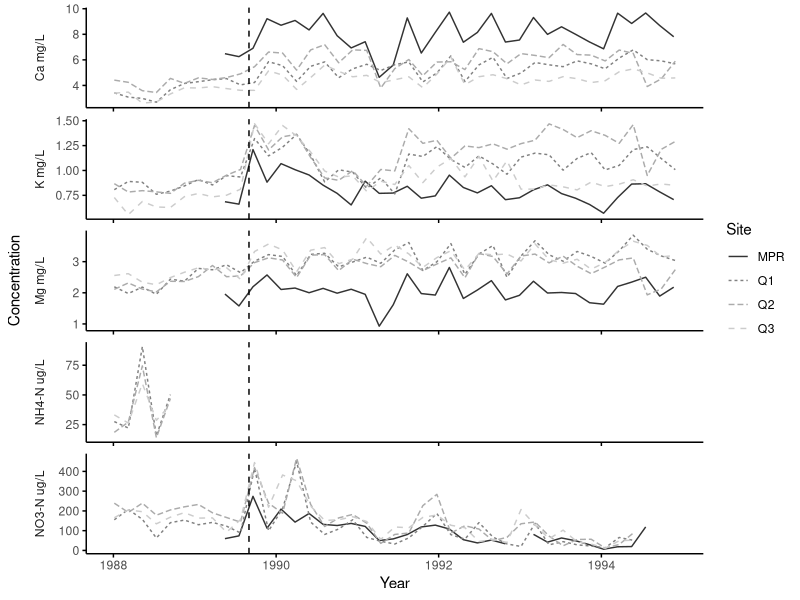
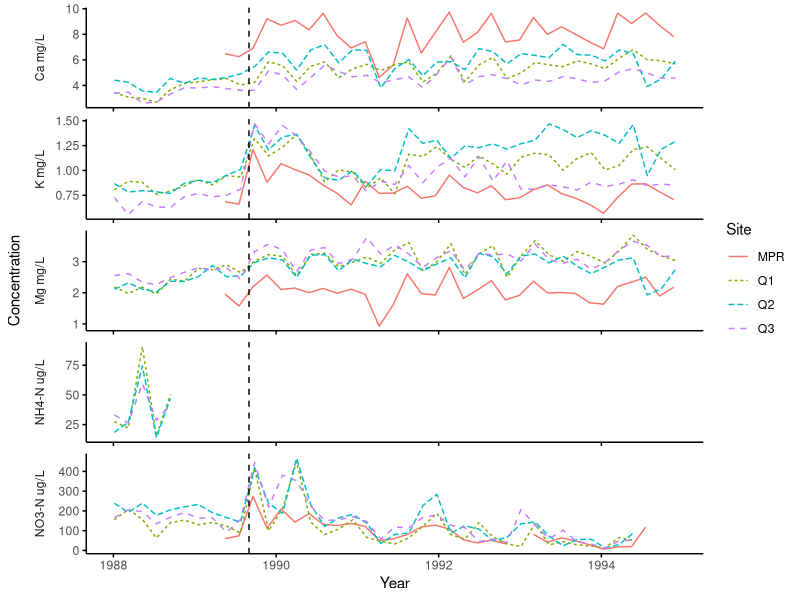

Write R code to recreate these figures, in order.
## ---- chunk 1
#| fig-alt: "Figure of concentrations of calcium, potassium, magnesium, nitrate, and ammonia in four streams in Bisley, Puerto Rico before and after the September 1989 hurricane Hugo.  Concentrations of calcium, potatssium, and nitrate spike immediate after the hurricane. Calcium and potasium remain elevated relative to pre-hurricane levels for serveral years following the hurricane for multiple sites."
library(tidyverse)
#Set readable labels for nutrients
nutrient_labels <- c(
  k_mgl = "K mg/L",
  ca_mgl = "Ca mg/L",
  mg_mgl = "Mg mg/L",
  nh4_n_ugl = "NH4-N ug/L",
  no3_n_ugl = "NO3-N ug/L"
)
#Call the cleaned data file with moving averages created by 1_clean_data.R, housed in output
four_stream_avg_plot <- read_csv("../output/four_stream_avg_long.csv")
#Plot concentration against time, separating by site
ggplot(
  data = four_stream_avg_plot,
  mapping = aes(
    x = window_start,
    y = Concentration,
    color = sample_id,
    linetype = sample_id
  )
) +
  geom_line() +
  #Separate nutrients into individual facets
  facet_grid(
    Nutrient ~ .,
    scales = "free",
    switch = "y",
    labeller = labeller(Nutrient = nutrient_labels),
    axes = "all",
    axis.labels = "all_y",
  ) +
  #Clean up the plot formatting
  labs(color = "Site", linetype = "Site") +
  scale_y_continuous(name = "Concentration") +
  scale_x_date(name = "Year") +
  scale_color_grey() +
  geom_vline(xintercept = as.Date("1989-09-01"), linetype = "dashed") +
  theme(
    panel.background = element_blank(),
    strip.background = element_blank(),
    strip.placement = "outside",
    axis.ticks = element_line(color = "black"),
    axis.minor.ticks.x.top = element_line(),
    axis.minor.ticks.x.bottom = element_line(),
    axis.minor.ticks.y.left = element_line(),
    axis.line = element_line(color = "black")
  )
## ---- chunk 2
#| fig-alt: "Figure of concentrations of calcium, potassium, magnesium, nitrate, and ammonia in four streams in Bisley, Puerto Rico before and after the September 1989 hurricane Hugo.  Concentrations of calcium, potatssium, and nitrate spike immediate after the hurricane. Calcium and potasium remain elevated relative to pre-hurricane levels for serveral years following the hurricane for multiple sites."
library(tidyverse)
#Set readable labels for nutrients
nutrient_labels <- c(
  k_mgl = "K mg/L",
  ca_mgl = "Ca mg/L",
  mg_mgl = "Mg mg/L",
  nh4_n_ugl = "NH4-N ug/L",
  no3_n_ugl = "NO3-N ug/L"
)
#Call the cleaned data file with moving averages created by 1_clean_data.R, housed in output
four_stream_avg_plot <- read_csv("../output/four_stream_avg_long.csv")
#Plot concentration against time, separating by site
ggplot(
  data = four_stream_avg_plot,
  mapping = aes(
    x = window_start,
    y = Concentration,
    color = sample_id,
    linetype = sample_id
  )
) +
  geom_line() +
  #Separate nutrients into individual facets
  facet_grid(
    Nutrient ~ .,
    scales = "free",
    switch = "y",
    labeller = labeller(Nutrient = nutrient_labels),
    axes = "all",
    axis.labels = "all_y",
  ) +
  #Clean up the plot formatting
  labs(color = "Site", linetype = "Site") +
  scale_y_continuous(name = "Concentration") +
  scale_x_date(name = "Year") +
  geom_vline(xintercept = as.Date("1989-09-01"), linetype = "dashed") +
  theme(
    panel.background = element_blank(),
    strip.background = element_blank(),
    strip.placement = "outside",
    axis.ticks = element_line(color = "black"),
    axis.minor.ticks.x.top = element_line(),
    axis.minor.ticks.x.bottom = element_line(),
    axis.minor.ticks.y.left = element_line(),
    axis.line = element_line(color = "black")
  )
